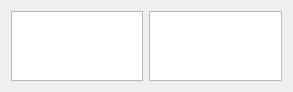
<?xml version="1.0" encoding="UTF-8"?>
<ui version="4.0">
 <class>Form</class>
 <widget class="QWidget" name="Form">
  <property name="geometry">
   <rect>
    <x>0</x>
    <y>0</y>
    <width>293</width>
    <height>76</height>
   </rect>
  </property>
  <property name="windowTitle">
   <string>Form</string>
  </property>
  <layout class="QHBoxLayout" name="horizontalLayout">
   <item>
    <widget class="QGraphicsView" name="graphicsImage"/>
   </item>
   <item>
    <widget class="QListWidget" name="lstImageTag"/>
   </item>
  </layout>
 </widget>
 <resources/>
 <connections/>
</ui>
